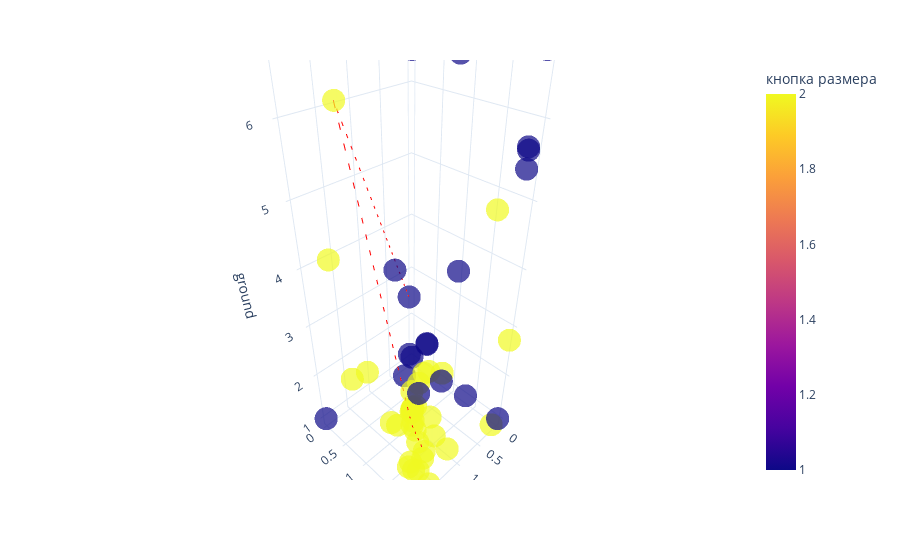

Source (notebook cell):
### Code cell
fig = px.scatter_3d(steps_df, x='coffee', y='size', z='ground', 
                    color='кнопка размера', 
                    opacity=0.7, 
                    color_discrete_sequence=px.colors.qualitative.Alphabet)
# this is best path, plot it as a  directional line in 3d
best_option = steps_df.iloc[prob.ibest_seq].drop_duplicates()
# Create the line plot
gradient = best_option.index

line_plot = px.line_3d(best_option, x='coffee', y='size', z='ground')
line_plot['data'][0]['line']['color'] = '#FF0000'
line_plot['data'][0]['line']['dash'] = 'dash'
fig.add_trace(line_plot.data[0])
fig.update_layout(title='')

fig.update_layout(template='plotly_white')

go.Figure(fig).show()

### Figure 1 — Plotly figure (JSON) as saved in the notebook; plotly's stock layout.template omitted (floating-point values rounded to 4 significant figures)
{"data": [{"hovertemplate": "coffee=%{x}<br>size=%{y}<br>ground=%{z}<br>кнопка размера=%{marker.color}<extra></extra>", "legendgroup": "", "marker": {"color": [1, 1, 2, 2, 2, 1, 2, 1, 1, 2, 2, 2, 1, 2, 2, 2, 2, 2, 1, 2, 1, 2, 2, 1, 1, 2, 2, 1, 2, 2, 2, 2, 1, 1, 1, 1, 1, 2, 2, 2, 2, 2, 2, 1, 2, 1, 2, 2, 2, 2, 2, 2, 1, 1, 2, 2, 2, 2], "coloraxis": "coloraxis", "opacity": 0.7, "symbol": "circle"}, "mode": "markers", "name": "", "scene": "scene", "showlegend": false, "type": "scatter3d", "x": [0.4639, 0.7011, 1.857, 1.67, 1.564, 0.8555, 1.266, 1.15, 0.1688, 0.3043, 1.264, 1.258, 1.2, 1.225, 1.214, 1.165, 1.211, 1.175, 0.1845, 1.186, 0.1234, 1.164, 1.213, 0.7197, 2.0, 0.0, 2.0, 0.0, 0.0, 0.172, 0.02989, 0.0, 0.7562, 0.1123, 0.0, 2.0, 0.03181, 1.244, 1.305, 1.675, 1.761, 1.562, 1.602, 0.07334, 1.391, 0.6455, 1.592, 1.587, 1.65, 1.021, 1.408, 0.9858, 0.5369, 0.1149, 1.668, 1.648, 1.608, 1.264], "y": [0.4042, 1.023, 0.7836, 0.09786, 0.2285, 1.514, 1.272, 0.8352, 1.976, 1.755, 1.333, 1.388, 1.044, 1.21, 1.227, 1.245, 1.211, 1.204, 2.0, 1.21, 1.955, 1.165, 1.214, 1.038, 2.0, 0.0, 2.0, 0.0, 2.0, 2.0, 0.7843, 2.0, 1.582, 2.0, 2.0, 0.0, 0.0, 1.571, 1.575, 1.249, 0.8808, 1.26, 1.815, 1.363, 2.0, 1.295, 1.717, 1.555, 2.0, 1.796, 1.642, 1.491, 0.7016, 0.04978, 1.593, 1.685, 1.741, 1.638], "z": [2.924, 2.489, 6.338, 4.052, 1.781, 6.727, 1.324, 3.994, 5.729, 4.916, 1.261, 1.004, 2.201, 1.554, 1.612, 1.665, 1.612, 1.283, 5.479, 1.62, 5.671, 1.44, 1.592, 2.527, 7.0, 6.823, 3.273, 1.0, 7.0, 1.0, 1.182, 2.756, 4.153, 6.722, 1.0, 1.0, 7.0, 2.72, 1.0, 1.735, 2.574, 1.582, 3.135, 1.101, 7.0, 1.852, 2.87, 1.0, 1.0, 1.0, 1.0, 1.0, 1.0, 1.191, 1.0, 1.0, 1.0, 1.839]}, {"hovertemplate": "coffee=%{x}<br>size=%{y}<br>ground=%{z}<extra></extra>", "legendgroup": "", "line": {"color": "#FF0000", "dash": "dash"}, "marker": {"symbol": "circle"}, "mode": "lines", "name": "", "scene": "scene", "showlegend": false, "type": "scatter3d", "x": [0.4639, 1.857, 1.266, 1.305], "y": [0.4042, 0.7836, 1.272, 1.575], "z": [2.924, 6.338, 1.324, 1.0]}], "layout": {"coloraxis": {"colorbar": {"title": {"text": "кнопка размера"}}, "colorscale": [[0.0, "#0d0887"], [0.1111, "#46039f"], [0.2222, "#7201a8"], [0.3333, "#9c179e"], [0.4444, "#bd3786"], [0.5556, "#d8576b"], [0.6667, "#ed7953"], [0.7778, "#fb9f3a"], [0.8889, "#fdca26"], [1.0, "#f0f921"]]}, "legend": {"tracegroupgap": 0}, "margin": {"t": 60}, "scene": {"domain": {"x": [0.0, 1.0], "y": [0.0, 1.0]}, "xaxis": {"title": {"text": "coffee"}}, "yaxis": {"title": {"text": "size"}}, "zaxis": {"title": {"text": "ground"}}}, "title": {"text": ""}}}
